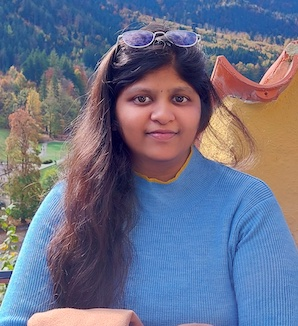
#> input picture assets/img/people/sermisha.jpg, 298 x 326 px, found by its file name
$ python crop-image-center.py
#> lines starting #> are read from the running program, lines starting #| are printed output that depends on the picture
#!/usr/bin/env python3
# -*- coding: utf-8 -*-
"""
Created on Tue Oct 19 15:08:48 2021

@author: fabian hofmann + max parzen
"""

from PIL import Image
import os


def centercrop_and_resize(path, min_size=274):
#> called with min_size = 274
    im = Image.open(path)
#> im is the input picture: PIL image 298x326 RGB; mean R, G, B 108.7, 113.1, 136.4
    width, height = im.size  # Get dimensions
#> width = 298; height = 326

    # Crop to a square
    new_width = new_height = min(height, width)
#> new_width = 298; new_height = 298
    left = (width - new_width) / 2
#> left = 0
    top = (height - new_height) / 2
#> top = 14
    right = (width + new_width) / 2
#> right = 298
    bottom = (height + new_height) / 2
#> bottom = 312
    im_cropped = im.crop((left, top, right, bottom))
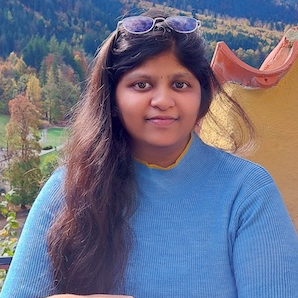
#> im_cropped: PIL image 298x298 RGB; mean R, G, B 109.3, 111.8, 133.3

    # Resize the image if it's smaller than the specified minimum size
    if new_width < min_size or new_height < min_size:
        im_resized = im_cropped.resize((min_size, min_size), Image.LANCZOS)
        return im_resized

    return im_cropped


for path in ["assets/img/people/sermisha.jpg"]:
    name = path.split('.')[0]
    path = os.path.join(os.getcwd(), path)
    centercrop_and_resize(path).save(name + '_cropped.jpg')

$ run again, with assets/img/people/akshatmittal.jpg copied over assets/img/people/sermisha.jpg
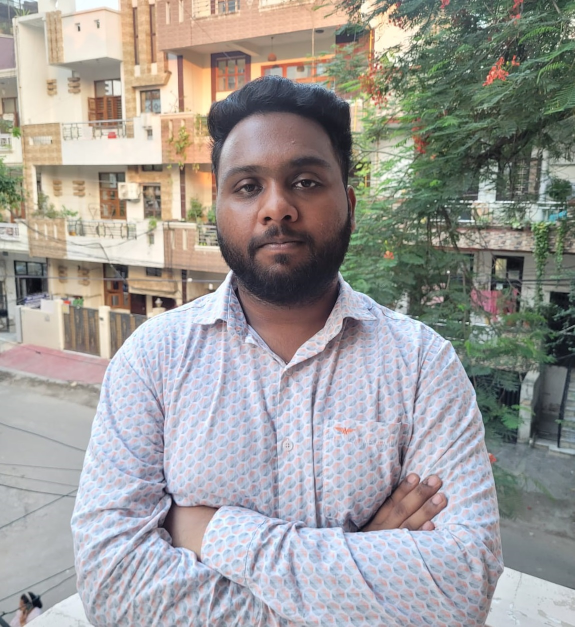
#> input picture assets/img/people/akshatmittal.jpg, 1149 x 1253 px, found by its file name (shown at 1/2 size)
#> in centercrop_and_resize, im is the input picture: PIL image 1149x1253 RGB; mean R, G, B 158.1, 155.6, 152.9
#> in centercrop_and_resize, `im_cropped = im.crop((left, top, right, bottom))`:
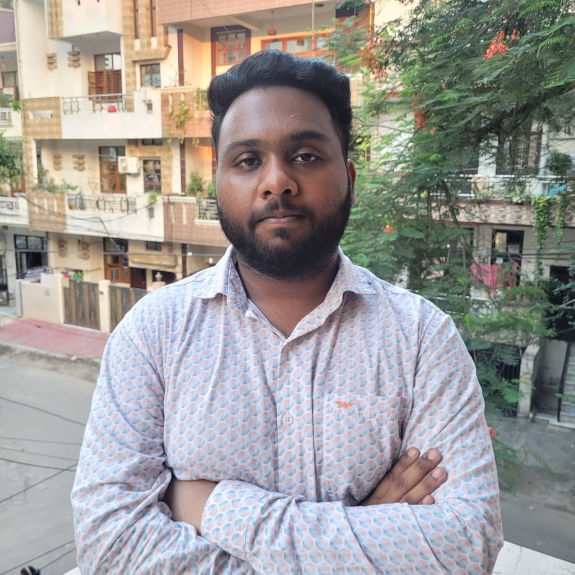
#> im_cropped: PIL image 1149x1149 RGB (shown at 1/2 size); mean R, G, B 156.3, 154.1, 151.5
